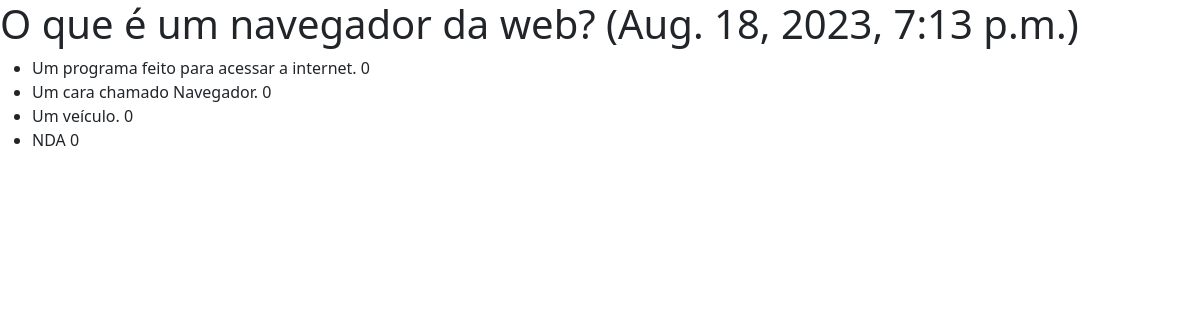
The app's page /pergunta/1/results, older data.
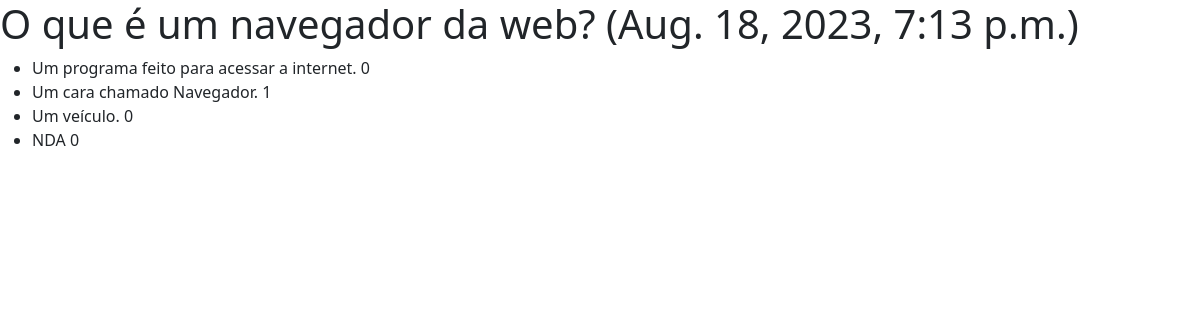
The same page, newer data.
### polls/models.py (models this page shows)
class Choice(models.Model):
    question = models.ForeignKey(Question, on_delete=models.CASCADE)
    choice_text = models.CharField(max_length=200)
    votes = models.IntegerField(default=0)

### polls/views.py (the view)
# urls.py: path('pergunta/<int:pk>/results', ResultsView.as_view(),name='results'),
class ResultsView(DetailView):
    model = Question
    template_name = "results.html"

### polls/templates/results.html (shortened to what this page needs)
<!doctype html>
<html lang="en">
  <head>
    <link href="https://cdn.jsdelivr.net/npm/bootstrap@5.3.1/dist/css/bootstrap.min.css" rel="stylesheet">
  </head>
  <body>
    <h1>{{ question.question_text }} ({{question.pubdate}})</h1>
    <ul>
        {% for choice in question.choice_set.all %}
            <li>{{ choice.choice_text }} {{choice.votes}}</li>
        {% endfor %}
    </ul>
  </body>
</html>

Row changes from the older to the newer data that the page shows:
changed Choice "Um cara chamado Navegador.": votes "0" → "1"
